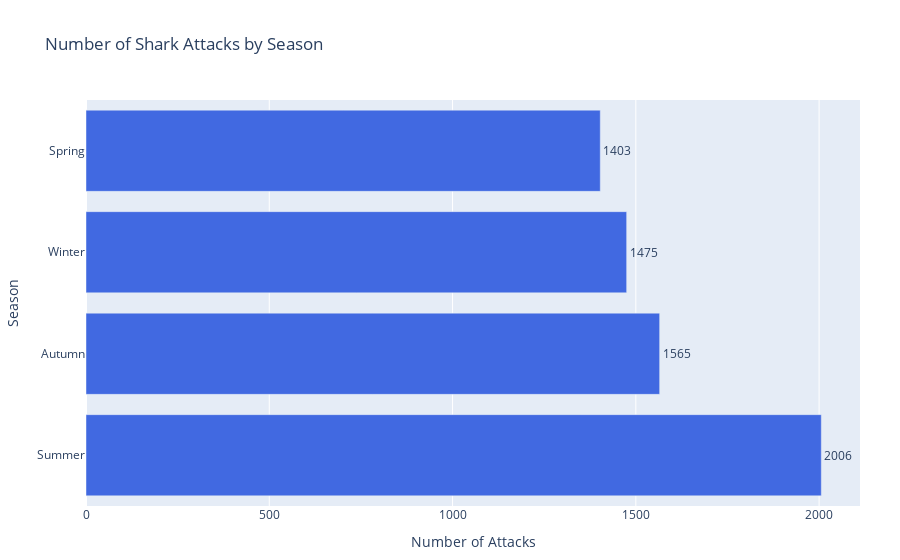

Here is the notebook cell this chart was saved with:
### Markdown cell above
#### 2. Seasons corresponding to shark attacks

### Code cell
from utils import extract_month_or_nan, assign_season, get_season

# Ensure 'Season' is assigned based on 'Date'
df = assign_season(df)

# Then do your season counts and plotting
season_counts = df['Season'].value_counts().reset_index()
season_counts.columns = ['Season', 'Number of Attacks']

fig = px.bar(
    season_counts,
    x='Number of Attacks',
    y='Season',
    orientation='h',
    text='Number of Attacks',
    title='Number of Shark Attacks by Season'
)

fig.update_traces(marker_color='royalblue', textposition='outside')

fig.update_layout(
    xaxis_title='Number of Attacks',
    yaxis_title='Season',
    showlegend=False,
    margin=dict(t=100, b=40, l=60, r=40)
)

fig.show()

### Figure 1 — Plotly figure (JSON) as saved in the notebook; plotly's stock layout.template omitted (floating-point values rounded to 4 significant figures)
{"data": [{"alignmentgroup": "True", "hovertemplate": "Number of Attacks=%{text}<br>Season=%{y}<extra></extra>", "legendgroup": "", "marker": {"color": "royalblue", "pattern": {"shape": ""}}, "name": "", "offsetgroup": "", "orientation": "h", "showlegend": false, "text": [2006, 1565, 1475, 1403], "textposition": "outside", "type": "bar", "x": [2006, 1565, 1475, 1403], "xaxis": "x", "y": ["Summer", "Autumn", "Winter", "Spring"], "yaxis": "y"}], "layout": {"barmode": "relative", "legend": {"tracegroupgap": 0}, "margin": {"b": 40, "l": 60, "r": 40, "t": 100}, "showlegend": false, "title": {"text": "Number of Shark Attacks by Season"}, "xaxis": {"anchor": "y", "domain": [0, 1], "title": {"text": "Number of Attacks"}}, "yaxis": {"anchor": "x", "domain": [0, 1], "title": {"text": "Season"}}}}
